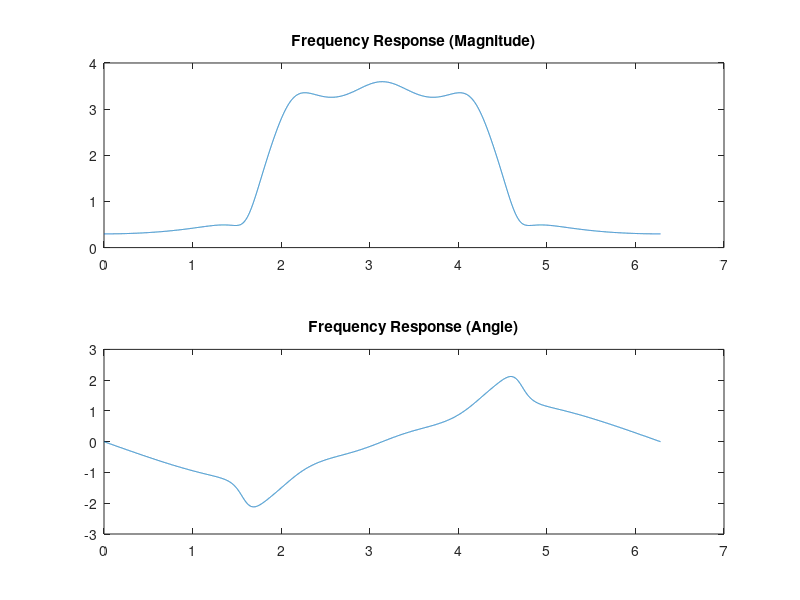
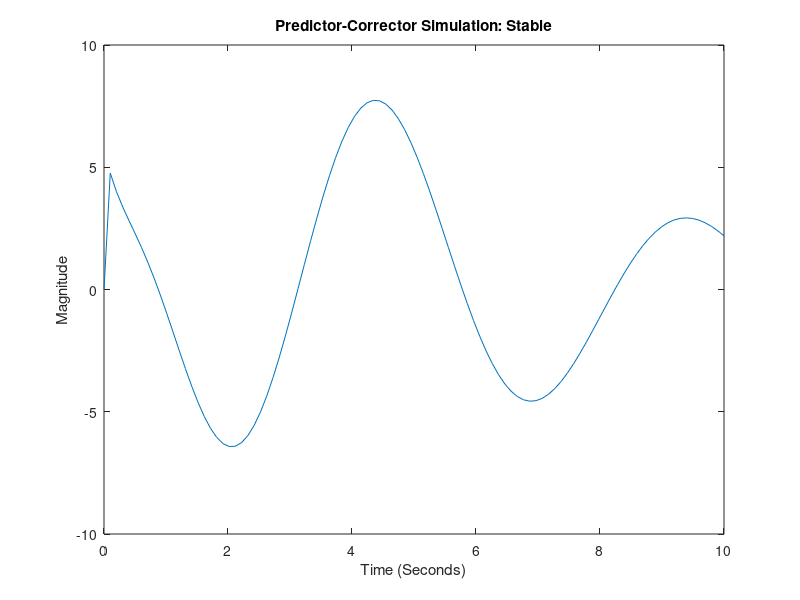

MATLAB code to generate these figures, in order:
% System Simulation Problem 13
% Written by Josh Humphrey

N = 100;
s = linspace(0,10,N);

num = 0.6042*s.^4+4.1572*s.^2+6.1591;
den = s.^5+3.4630*s.^4+7.1704*s.^3+10.2787*s.^2+8.6926*s+6.159;
sys = tf(num,den);

[z,p,k] = zpkdata(sys);

clear
N = 10000;
Omega=linspace(0,2*pi,N+1);      %Set up vector of Omega
s=exp(1i*Omega);                  %Define z on unit circle
T=0.001;
H = (0.6042*s.^2+4.1572*s.^2+6.1591)./(s.^5+3.4630*s.^4+7.1704*s.^3+10.2787*s.^2+8.6926*s+6.159);
       
figure (1)
subplot(2,1,1)
plot(Omega,abs(H));
title('Frequency Response (Magnitude)')
        
subplot(2,1,2)
plot(Omega,angle(H));
title('Frequency Response (Angle)')

% Predictor-Corrector Sim
N = 100;
T_stable = 0.1;
T_unstable = 1.5;

t = linspace(0,10,N);
fx1c = zeros(1,N);
fx2c = zeros(1,N);
fx3c = zeros(1,N);
fx4c = zeros(1,N);
fx5c = zeros(1,N);

x1p = zeros(1,N);
x2p = zeros(1,N);
x3p = zeros(1,N);
x4p = zeros(1,N);
x5p = zeros(1,N);

fx1p = zeros(1,N);
fx2p = zeros(1,N);
fx3p = zeros(1,N);
fx4p = zeros(1,N);
fx5p = zeros(1,N);

x1c = zeros(1,N);
x2c = zeros(1,N);
x3c = zeros(1,N);
x4c = zeros(1,N);
x5c = zeros(1,N);

y = zeros(1,N);
u = ones(1,N);

% Initial Conditions
x1c(1) = 1;
x2c(1) = 1;
x3c(1) = 1;
x4c(1) = 1;
x5c(1) = 1;

x1p(1) = 1;
x2p(1) = 1;
x3p(1) = 1;
x4p(1) = 1;
x5p(1) = 1;

for k = 1:N-1
    % Evaluate for prediction %
    fx1c(k) = -3.463*x1c(k)-7.1705*x2c(k)-10.2787*x3c(k)-8.6926*x4c(k)-6.1590*x5c(k)+u(k);
    fx2c(k) = x1c(k);
    fx3c(k) = x2c(k);
    fx4c(k) = x3c(k);
    fx5c(k) = x4c(k);
    
    % Predict %
    x1p(k+1) = x1c(k)+T_stable*fx1c(k);
    x2p(k+1) = x2c(k)+T_stable*fx2c(k);
    x3p(k+1) = x3c(k)+T_stable*fx3c(k);
    x4p(k+1) = x4c(k)+T_stable*fx4c(k);
    x5p(k+1) = x5c(k)+T_stable*fx5c(k);
    
    % Evaluate for correction %
    fx1p(k+1) = -3.463*x1p(k+1)-7.1705*x2p(k+1)-10.2787*x3p(k+1)-8.6926*x4p(k+1)-6.1590*x5p(k+1)+u(k);
    fx2p(k+1) = x1p(k+1);
    fx3p(k+1) = x2p(k+1);
    fx4p(k+1) = x3p(k+1);
    fx5p(k+1) = x4p(k+1);
    
    % Correct %
    x1c(k+1) = x1c(k)+T_stable*fx1p(k+1);
    x2c(k+1) = x2c(k)+T_stable*fx2p(k+1);
    x3c(k+1) = x3c(k)+T_stable*fx3p(k+1);
    x4c(k+1) = x4c(k)+T_stable*fx4p(k+1);
    x5c(k+1) = x5c(k)+T_stable*fx5p(k+1);
    
    % Output %
    y(k+1) = 0.6042*x1c(k+1)+4.1572*x3c(k+1)+x5c(k+1);
end

figure(2)
plot(t,y)
title('Predictor-Corrector Simulation: Stable')
xlabel('Time (Seconds)')
ylabel('Magnitude')

% Unstable T
fx1c = zeros(1,N);
fx2c = zeros(1,N);
fx3c = zeros(1,N);
fx4c = zeros(1,N);
fx5c = zeros(1,N);

x1p = zeros(1,N);
x2p = zeros(1,N);
x3p = zeros(1,N);
x4p = zeros(1,N);
x5p = zeros(1,N);

fx1p = zeros(1,N);
fx2p = zeros(1,N);
fx3p = zeros(1,N);
fx4p = zeros(1,N);
fx5p = zeros(1,N);

x1c = zeros(1,N);
x2c = zeros(1,N);
x3c = zeros(1,N);
x4c = zeros(1,N);
x5c = zeros(1,N);

y = zeros(1,N);
u = ones(1,N);

% Initial Conditions
x1c(1) = 1;
x2c(1) = 1;
x3c(1) = 1;
x4c(1) = 1;
x5c(1) = 1;

x1p(1) = 1;
x2p(1) = 1;
x3p(1) = 1;
x4p(1) = 1;
x5p(1) = 1;

for k = 1:N-1
    % Evaluate for prediction %
    fx1c(k) = -3.463*x1c(k)-7.1705*x2c(k)-10.2787*x3c(k)-8.6926*x4c(k)-6.1590*x5c(k)+u(k);
    fx2c(k) = x1c(k);
    fx3c(k) = x2c(k);
    fx4c(k) = x3c(k);
    fx5c(k) = x4c(k);
    
    % Predict %
    x1p(k+1) = x1c(k)+T_unstable*fx1c(k);
    x2p(k+1) = x2c(k)+T_unstable*fx2c(k);
    x3p(k+1) = x3c(k)+T_unstable*fx3c(k);
    x4p(k+1) = x4c(k)+T_unstable*fx4c(k);
    x5p(k+1) = x5c(k)+T_unstable*fx5c(k);
    
    % Evaluate for correction %
    fx1p(k+1) = -3.463*x1p(k+1)-7.1705*x2p(k+1)-10.2787*x3p(k+1)-8.6926*x4p(k+1)-6.1590*x5p(k+1)+u(k);
    fx2p(k+1) = x1p(k+1);
    fx3p(k+1) = x2p(k+1);
    fx4p(k+1) = x3p(k+1);
    fx5p(k+1) = x4p(k+1);
    
    % Correct %
    x1c(k+1) = x1c(k)+T_unstable*fx1p(k+1);
    x2c(k+1) = x2c(k)+T_unstable*fx2p(k+1);
    x3c(k+1) = x3c(k)+T_unstable*fx3p(k+1);
    x4c(k+1) = x4c(k)+T_unstable*fx4p(k+1);
    x5c(k+1) = x5c(k)+T_unstable*fx5p(k+1);
    
    % Output %
    y(k+1) = 0.6042*x1c(k+1)+4.1572*x3c(k+1)+x5c(k+1);
end

figure(3)
plot(t,y)
title('Predictor-Corrector Simulation: Unstable')
xlabel('Time (Seconds)')
ylabel('Magnitude')
